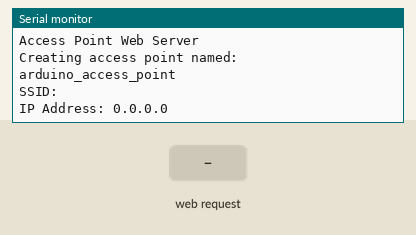
Recording of a sketch running on a simulated Arduino MKR. Parts: the last lines printed to the serial monitor. The inputs (shaded band) are chosen by the test bench. WiFi joins after 1.5 s; servers stay silent unless stated.

Above: at 6.2 s.
6.3 s: HTTP request GET /S received
At 6.7 s:
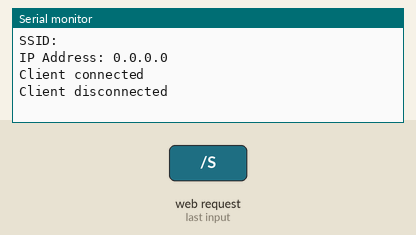
7.8 s: HTTP request GET /C received
At 9.0 s:
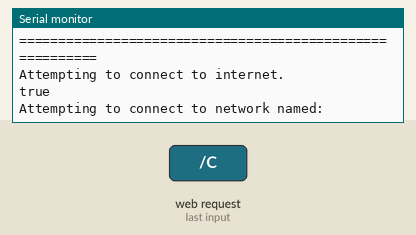

Measured:
- after the input at 6.3 s, the serial monitor: prints a new line at once (image 1)
- after the input at 7.8 s, the serial monitor: prints a new line at once (image 2)

The sketch:

internetConnect.ino
```cpp
// start access point
#include "AP.h"

bool doAP = true;  // this is testing, turns off the AP code

/* Arduino Defaults */
void setup() {
  //Initialize serial and wait for port to open:
  Serial.begin(9600);
  while (!Serial) {;} // wait for serial port to connect. Needed for native USB port only

  if (doAP) setup_AP();
}

void loop() {
  if (doAP) loop_AP();
}
```

AP.h
```cpp
#ifndef AP_h
#define AP_h

//#include <Arduino.h>
#include <WiFiNINA.h>

extern char ssid[]; // your network SSID (name)
extern char pass[]; // your network password (use for WPA, or use as key for WEP)
extern int status;
extern WiFiServer server;
extern String clientMessage;
extern bool flash;

extern String input_ssid;
extern String input_username;
extern String input_pass;
extern bool enterpriseNetwork;

extern int led;
extern bool lightOn;
extern double lastPulse;

void setupSVR();

void setup_AP();
bool loop_AP();
void printWiFiStatus();

/* My baby */
void html_AP(WiFiClient client);
String getSubstring(String inputString, String startWord, String endWord);
void sendResponse(WiFiClient client);

bool isEnterprise();

#endif
```

Ap.cpp
```cpp
#include "AP.h"
#include "htmlData.h"

// const bool readEEPROM = true;

// const uint EEPROM_SSID_ADDRESS = 0;
// const uint EEPROM_PASS_ADDRESS = 100;
// const uint EEPROM_USERNAME_ADDRESS = 200;

char ssid[] = "arduino_access_point";        // your network SSID (name)
char pass[] = "1234567890";    // your network password (use for WPA, or use as key for WEP)
int status = WL_IDLE_STATUS;
WiFiServer server(80);

String clientMessage = "";
bool flash = false;

String input_ssid = "";
String input_username = "";
String input_pass = "***********";
bool enterpriseNetwork = false;

int led = LED_BUILTIN;
bool lightOn = false;
double lastPulse;

void setupSVR(bool doEnterprise){

  //WiFi.endAP();
  Serial.println("=========================================================");
  Serial.println("Attempting to connect to internet.");
  Serial.println("SSID: " + input_ssid + "\nUsername: " + input_username + "\nPassword: " + input_pass + "\nEnterprise? " + enterpriseNetwork ? "true" : "false");

  if (doEnterprise){
    while(status != WL_CONNECTED){
      Serial.print("Attempting to connect to enterprise network named: ");
      Serial.println(input_ssid);
      status = WiFi.beginEnterprise((char*)input_ssid.c_str(), (char*)input_username.c_str(), (char*)input_pass.c_str());

      delay(10000);
    }
  }
  else{
    while(status != WL_CONNECTED) {
      Serial.print("Attempting to connect to network named: ");
      Serial.println(input_ssid);
      status = WiFi.begin((char*)input_ssid.c_str(), (char*)input_pass.c_str());

      delay(10000);
    }
  }

  // successful connection
  printWiFiStatus();

  // save ssid, username, & password to EEPROM
  // Serial.println("Attempting to save data");
  // EEPROM.put(EEPROM_SSID_ADDRESS, input_ssid);
  // EEPROM.put(EEPROM_PASSWORD_ADDRESS, input_password);
  // EEPROM.put(EEPROM_USERNAME_ADDRESSS, input_username);
  // Serial.println("Data saved to EEPROM");
}

void setup_AP(){
  Serial.println("\n\n=================================");
  Serial.println("Access Point Web Server");
  Serial.print("Creating access point named: ");
  Serial.println(ssid);

  // this starts the AP, return is yes or no if it succeeded
  status = WiFi.beginAP(ssid, pass);

  if (status != WL_AP_LISTENING) {
    Serial.println("Creating access point failed");

    // don't continue
    while (true);
  }

  // wait 5 seconds for connection:
  delay(5000);

  // start the web server on port 80
  server.begin();

  // you're connected now, so print out the status
  printWiFiStatus();

  // add stuff to the server
  server.println("test");
}

void printWiFiStatus() {

  // print the SSID of the network you're attached to:
  Serial.print("SSID: ");

  Serial.println(WiFi.SSID());

  // print your WiFi shield's IP address:

  IPAddress ip = WiFi.localIP();

  Serial.print("IP Address: ");

  Serial.println(ip);
}

bool loop_AP(){
  bool doRepeat = true;
  // compare the previous status to the current status
  if (status != WiFi.status()) {

    // it has changed update the variable
    status = WiFi.status();
  }

  WiFiClient client = server.available();   // listen for incoming clients

  if (client) {                             // if you get a client,
    String currentLine = "";                // make a String to hold incoming data from the client
    Serial.println("Client connected");

    while (client.connected()) {            // loop while the client's connected

      if (client.available()) {             // if there's bytes to read from the client,

        char c = client.read();             // read a byte, then

        if (c == '\n') {                    // if the byte is a newline character
          // if the current line is blank, you got two newline characters in a row.
          // that's the end of the client HTTP request, so send a response:
          // if (currentLine.startsWith("GET /")){
          //   Serial.println(currentLine);
          // }

          // this is the save form request
          if (currentLine.startsWith("GET /S")){
            /* save form data */
            // parse from "ssid=" to "&"
            input_ssid = getSubstring(currentLine, "ssid=", "&");
            // parse from "username=" to "&"
            input_username = getSubstring(currentLine, "username=", "&");
            // parse from "password=" to ' '
            input_pass = getSubstring(currentLine,"password=", " ");
            // done ssid and password
          }

          // this is the connect request
          if (currentLine.startsWith("GET /C")){
            String temp = getSubstring(currentLine, "enterprise=", " ");
            enterpriseNetwork = temp.equals("on");
            setupSVR(enterpriseNetwork);
          }

          if (currentLine.length() == 0){
            sendResponse(client);
            break;  // break out of loop when the response is sent
          }
          else {
            clientMessage += currentLine + '\n';
            currentLine = "";
          }
        }

        else if (c != '\r') {    // if you got anything else but a carriage return character,
          currentLine += c;      // add it to the end of the currentLine
        }
      }
    }

    Serial.println("Client disconnected");

    // close the connection:

    client.stop();
  }

  return doRepeat;
}

/* My baby */
void html_AP(WiFiClient client){
  client.print(getHTML(input_ssid, input_username, input_pass));
}

String getSubstring(String inputString, String startWord, String endWord) {
  // Find the starting index of the first word
  int startIndex = inputString.indexOf(startWord);
  if (startIndex == -1) {
    // The start word was not found in the string
    return "";
  }

  // Find the starting index of the substring
  startIndex += startWord.length();

  // Find the ending index of the substring
  int endIndex = inputString.indexOf(endWord, startIndex);
  if (endIndex == -1) {
    // The end word was not found in the string
    return "";
  }

  // Extract the substring
  String substring = inputString.substring(startIndex, endIndex);

  // Return the substring
  return substring;
}

void sendResponse(WiFiClient client){
  /* THE HEADER */
  // HTTP headers always start with a response code (e.g. HTTP/1.1 200 OK)
  // and a content-type so the client knows what's coming, then a blank line:
  client.println("HTTP/1.1 200 OK");
  client.println("Content-type:text/html");
  client.println();

  /* CONTENT */
  // the content of the HTTP response follows the header:
  html_AP(client);

  /* END */
  // The HTTP response ends with another blank line:
  client.println();
}

bool isEnterprise(){
  return enterpriseNetwork;
}
```

htmlData.h
```cpp
//#include <Arduino.h>

char htmlData2[] = R"(
<form action="/" method="get" enctype="application/x-www-form-urlencoded">
  <div>
    Form below: <br>
    Please enter the network username: <input type="text" id="username" name="username" size="10"><br>
    Please enter the network password: <input type="password" id="password" name="password" size="10"><br>
    <input type="submit" value="Send" />
  </div>
</form>
)";

char htmlData3[] = R"(
<!DOCTYPE html>
<html>
  <head>
    <title>Internet Login Information</title>
    <style>
      body {
        font-family: Candara;
        margin: 0;
        padding: 0;
      }
      .container {
        margin: 50px auto;
        max-width: 600px;
        padding: 20px;
        background-color: #f1f1f1;
        border-radius: 10px;
        box-shadow: 0px 0px 10px rgba(0, 0, 0, 0.2);
      }
      h1 {
        text-align: left;
      }
      form {
        display: flex;
        flex-direction: column;
      }
      label {
        margin-top: 10px;
      }
      input[type="text"],
      input[type="password"] {
        padding: 10px;
        border: none;
        border-radius: 5px;
        background-color: #ffffff;
        box-shadow: 0px 0px 5px rgba(0, 0, 0, 0.2);
        margin-bottom: 20px;
        font-size: 16px;
      }
      button[type="submit"] {
        background-color: #4CAF50;
        color: #ffffff;
        padding: 10px;
        border: none;
        border-radius: 5px;
        font-size: 16px;
        cursor: pointer;
        transition: background-color 0.3s ease-in-out;
      }
      button[type="submit"]:hover {
        background-color: #3e8e41;
      }

      button[type="confirm"] {
        background-color: gray;
        color: #ffffff;
        padding: 10px;
        border: none;
        border-radius: 5px;
        font-size: 16px;
        cursor: pointer;
        transition: background-color 0.3s ease-in-out;
      }
      button[type="confirm"]:hover {
        background-color: #007bff;
      }

      p {
        margin: 10px 0;
      }
      span {
        font-weight: bold;
      }

    </style>
  </head>
  <body>
    <div class="container">
      <h1>Hello!</h1>
      This is the button,<br>
      To work we need to connect to your home internet.<br>
      Please enter your network SSID and password below.

    <form>
        <label for="username">Network SSID:</label>
        <input type="text" id="username" name="username">
        <label for="password">Password:</label>
        <input type="password" id="password" name="password">
        <button type = "submit" id="save-btn">Save</button>
    </form>

    <form>
    <h2>Current username and Password</h2>
      <p>Saved Username: <span id="savedUsername">exampleUsername</span></p>
      <p>Saved Password: <span id="savedPassword">examplePassword</span></p>
      <button type = "confirm" id="confirm-btn">Confirm</button>
    </form>
    </div>
  </body>
</html>
)";

char htmlData[] = R"(
<!DOCTYPE html>
<html>
  <head>
    <title>Internet Login Information</title>
    <style>
      body {
        font-family: Candara, sans-serif;
        margin: 0;
        padding: 0;
        background-color: #f7f7f7;
      }

      .container {
        margin: 50px auto;
        max-width: 600px;
        padding: 20px;
        background-color: #fff;
        border-radius: 10px;
        box-shadow: 0px 0px 10px rgba(0, 0, 0, 0.2);
      }

      h1 {
        font-size: 32px;
        text-align: center;
        margin-bottom: 20px;
        color: #333;
      }

      h2 {
        font-size: 24px;
        margin-bottom: 10px;
        color: #555;
      }

      form {
        display: flex;
        flex-direction: column;
        margin-bottom: 20px;
      }

      label {
        margin-top: 10px;
        font-size: 16px;
        color: #555;
      }

      input[type="text"],
      input[type="password"] {
        padding: 10px;
        border: none;
        border-radius: 5px;
        background-color: #f7f7f7;
        box-shadow: 0px 0px 5px rgba(0, 0, 0, 0.2);
        margin-bottom: 20px;
        font-size: 16px;
        color: #333;
      }

      button[type="submit"],
      button[type="button"] {
        background-color: #007bff;
        color: #fff;
        padding: 10px;
        border: none;
        border-radius: 5px;
        font-size: 16px;
        cursor: pointer;
        transition: background-color 0.3s ease-in-out;
        width: 100%;
        margin-top: 10px;
      }

      button[type="submit"]:hover,
      button[type="button"]:hover {
        background-color: #0069d9;
      }

      p {
        margin: 10px 0;
        font-size: 16px;
        color: #555;
      }

      span {
        font-weight: bold;
        color: #333;
      }

      hr {
        border: none;
        border-top: 1px solid #ccc;
        margin: 20px 0;
      }

    </style>
  </head>
  <body>
    <div class="container">
      <h1>Internet Login Information</h1>
      <p>This is the button. To work we need to connect to your home internet. Please enter your network SSID and password below.</p>

      <form action="/" method="get" enctype="application/x-www-form-urlencoded">
        <label for="username">Network SSID:</label>
        <input type="text" id="username" name="username">
        <label for="password">Password:</label>
        <input type="password" id="password" name="password">
        <button type="submit" id="save-btn">Save</button>
      </form>

      <hr>

      <<form action="/" method="get" enctype="application/x-www-form-urlencoded">>
        <h2>Current Username and Password</h2>
        <p>Saved Username: <span id="savedUsername">exampleUsername</span></p>
        <p>Saved Password: <span id="savedPassword">examplePassword</span></p>
        <button type = "button" id="connect-btn">Connect</button>
    </form>
</body>
</html>
)";

inline String getHTML(String SSID, String USERNAME, String PASS){
  return R"(
    <!DOCTYPE html>
    <html>
      <head>
        <title>Internet Login Information</title>
        <style>
          body {
            font-family: Candara, sans-serif;
            margin: 0;
            padding: 0;
            background-color: #f7f7f7;
          }

          .container {
            margin: 50px auto;
            max-width: 600px;
            padding: 20px;
            background-color: #fff;
            border-radius: 10px;
            box-shadow: 0px 0px 10px rgba(0, 0, 0, 0.2);
          }

          h1 {
            font-size: 32px;
            text-align: center;
            margin-bottom: 20px;
            color: #333;
          }

          h2 {
            font-size: 24px;
            margin-bottom: 10px;
            color: #555;
          }

          form {
            display: flex;
            flex-direction: column;
            margin-bottom: 20px;
          }

          label {
            margin-top: 10px;
            font-size: 16px;
            color: #555;
          }

          input[type="text"],
          input[type="password"] {
            padding: 10px;
            border: none;
            border-radius: 5px;
            background-color: #f7f7f7;
            box-shadow: 0px 0px 5px rgba(0, 0, 0, 0.2);
            margin-bottom: 20px;
            font-size: 16px;
            color: #333;
          }

          button[type="submit"],
          button[type="button"] {
            background-color: #007bff;
            color: #fff;
            padding: 10px;
            border: none;
            border-radius: 5px;
            font-size: 16px;
            cursor: pointer;
            transition: background-color 0.3s ease-in-out;
            width: 100%;
            margin-top: 10px;
          }

          button[type="submit"]:hover,
          button[type="button"]:hover {
            background-color: #0069d9;
          }

          p {
            margin: 10px 0;
            font-size: 16px;
            color: #555;
          }

          span {
            font-weight: bold;
            color: #333;
          }

          hr {
            border: none;
            border-top: 1px solid #ccc;
            margin: 20px 0;
          }

        </style>
      </head>
      <body>
        <div class="container">
          <h1>Internet Login Information</h1>
          <p>This is the button. To work we need to connect to your home internet. Please enter your network SSID and password below.</p>
          <form action="/S" method="get">
            <label for="ssid">Network SSID:</label>
            <input type="text" id="ssid" name="ssid">
            <label for="username">Username (if applicable):</label>
            <input type="text" id="username" name="username">
            <label for="password">Password:</label>
            <input type="password" id="password" name="password">
            <button type="submit" id="save-btn">Save</button>
          </form>

          <hr>

        <h2>Current Username and Password</h2>
        <p>Saved SSID: <span id="savedSSID">)" + SSID + R"(</span></p>
        <p>Saved Username: <span id="savedUsername">)" + USERNAME + R"(</span></p>
        <p>Saved Password: <span id="savedPassword">)" + PASS + R"(</span></p>

        <form action="/C" method="get">
            <container>
                <input type="checkbox" id="enterprise" name="enterprise">
                <label for="terms">Enterprise Login (check this if your internet has a username)</label><br>
            </container>
            <button type="submit" id="connect-btn">Connect</button>
        </form>
    </body>
    </html>
  )";
}
```
